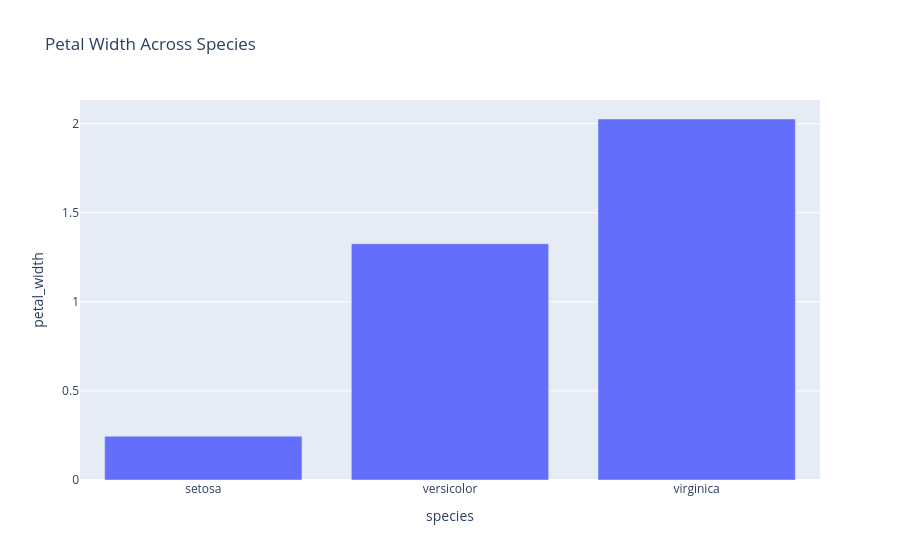

Write notebook code for a chart like this one.
### Markdown cell above
## Bar Chart

### Code cell
import pandas as pd
import plotly.express as px

df = pd.read_csv(r"D:\PROJECT TASHA\PYTHON\learning\streamlit\data\iris.csv")

print(df.head())

df1 = df.groupby(['species']).mean().reset_index()

print(df1.head())

plot = px.bar(data_frame= df1,
              x='species',
              y='petal_width',
              title='Petal Width Across Species')

plot.show()

### Figure 1 — Plotly figure (JSON) as saved in the notebook; plotly's stock layout.template omitted (floating-point values rounded to 4 significant figures)
{"data": [{"hovertemplate": "species=%{x}<br>petal_width=%{y}<extra></extra>", "legendgroup": "", "marker": {"color": "#636efa", "pattern": {"shape": ""}}, "name": "", "orientation": "v", "showlegend": false, "textposition": "auto", "type": "bar", "x": ["setosa", "versicolor", "virginica"], "xaxis": "x", "y": [0.246, 1.326, 2.026], "yaxis": "y"}], "layout": {"barmode": "relative", "legend": {"tracegroupgap": 0}, "title": {"text": "Petal Width Across Species"}, "xaxis": {"anchor": "y", "domain": [0, 1], "title": {"text": "species"}}, "yaxis": {"anchor": "x", "domain": [0, 1], "title": {"text": "petal_width"}}}}
